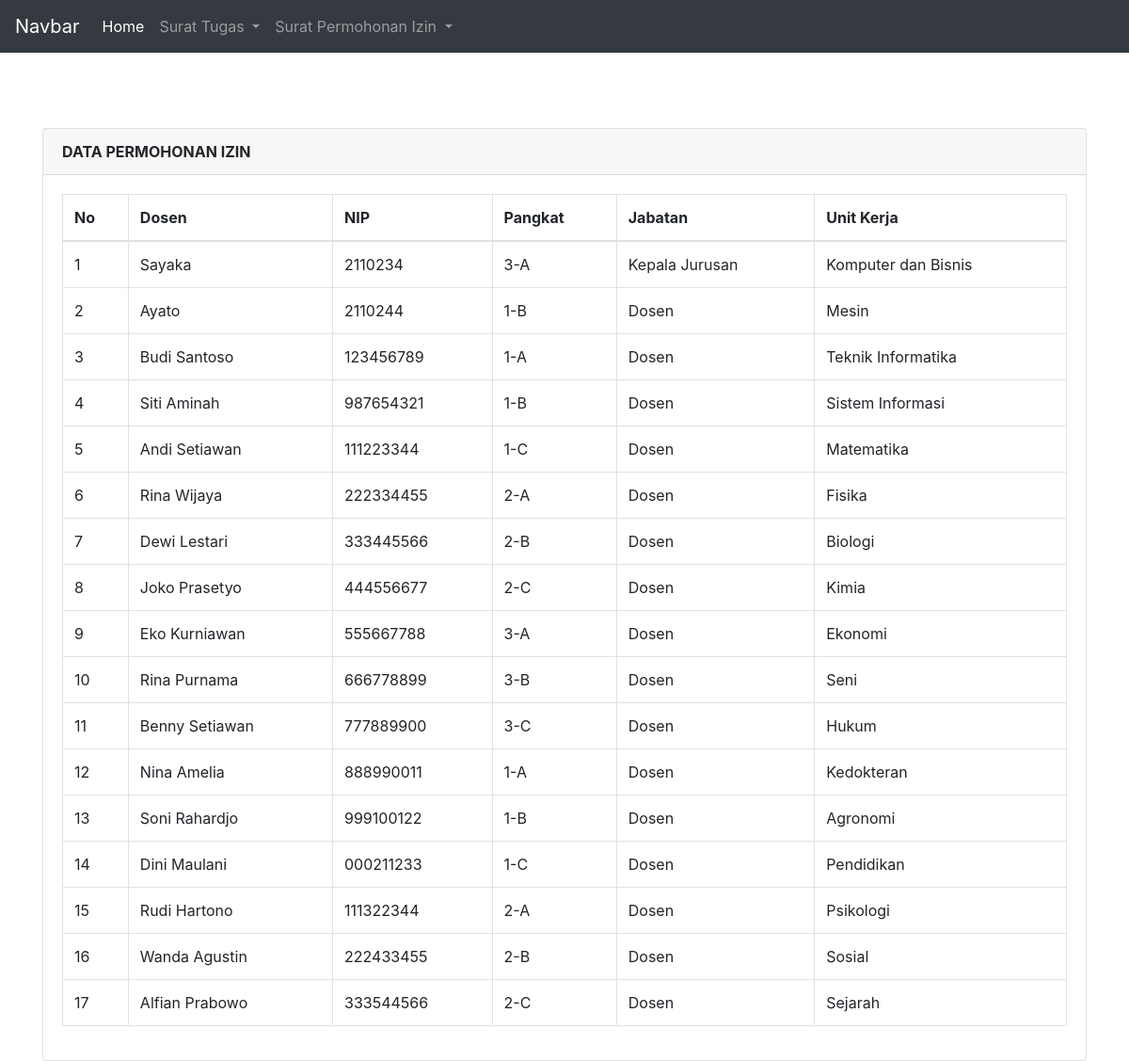
The app's page /tampil_permohonan_izin.php with its own data.
### tables this page shows
CREATE TABLE `permohonan_izin` (
  `izin_id` int(11) NOT NULL,
  `nama_dsn` varchar(255) NOT NULL,
  `nip` varchar(20) NOT NULL,
  `pangkat_jabatan` varchar(50) NOT NULL,
  `jabatan` varchar(50) NOT NULL,
  `unit_kerja` varchar(255) NOT NULL,
  `dosen_id` int(11) NOT NULL
);

### connection.php (called while the page is built, shortened)
<?php
class Conn
{
    private $db = "tugas2_pweb2";
    private $username = "root";
    private $pass = "";
    private $host = "localhost";
    public function __construct()
    {
        $this->conn = mysqli_connect($this->host, $this->username, $this->pass, $this->db);
    }
}
class Tampilizin extends Conn
{
    public function tampilData()
    {
        $data = mysqli_query($this->conn, "select * from permohonan_izin");
            while ($row = mysqli_fetch_array($data)) {
                $hasil[] = $row; }
        return $hasil;
    }
}
$izin = new Tampilizin();

### tampil_permohonan_izin.php (the view, shortened to what this page needs)
<?php
include 'connection.php';
$data = $izin->tampilData();
include 'navbar.php';
?>
<!DOCTYPE html>
<html>
<head>
   <link rel="stylesheet" href="https://stackpath.bootstrapcdn.com/bootstrap/4.4.1/css/bootstrap.min.css">
   <link rel="stylesheet" href="//cdn.datatables.net/1.10.20/css/jquery.dataTables.min.css">
</head>
<body>
   <div class="container" style="margin-top: 80px">
      <div class="row">
         <div class="col-md-12">
            <div class="card">
               <div class="card-header">
                  <b>DATA PERMOHONAN IZIN</b>
               </div>
               <div class="card-body">
                  <table class="table table-bordered" id="myTable">
                     <thead>
                        <tr>
                           <th>No</th>
                           <th>Dosen</th>
                           <th>NIP</th>
                           <th>Pangkat</th>
                           <th>Jabatan</th>
                           <th>Unit Kerja</th>
                        </tr>
                     </thead>
                     <tbody>
                        <?php
$no = 1;
foreach ($data as $row) {
?>
                        <tr>
                           <td><?php echo $no++; ?></td>
                           <td><?php echo $row['nama_dsn']; ?></td>
                           <td><?php echo $row['nip']; ?></td>
                           <td><?php echo $row['pangkat_jabatan']; ?></td>
                           <td><?php echo $row['jabatan']; ?></td>
                           <td><?php echo $row['unit_kerja']; ?></td>
                        </tr>
                        <?php
}
?>
                     </tbody>
                  </table>
               </div>
            </div>
         </div>
      </div>
</body>
</html>

### navbar.php (shortened to what this page needs)
<!DOCTYPE html>
<html lang="en">
<head>
   <link rel="stylesheet" href="https://stackpath.bootstrapcdn.com/bootstrap/4.4.1/css/bootstrap.min.css">
</head>
<body>
   <nav class="navbar navbar-expand-lg navbar-dark bg-dark">
      <a class="navbar-brand" href="#">Navbar</a>
      <div class="collapse navbar-collapse" id="navbarSupportedContent">
         <ul class="navbar-nav mr-auto">
            <li class="nav-item active">
               <a class="nav-link" href="index.php">Home</a>
            </li>
            <li class="nav-item dropdown">
               <a class="nav-link dropdown-toggle" href="#" id="navbarDropdown" role="button" data-toggle="dropdown"
                  aria-haspopup="true" aria-expanded="false">
                  Surat Tugas
               </a>
            </li>
            <li class="nav-item dropdown">
               <a class="nav-link dropdown-toggle" href="#" id="navbarDropdown" role="button" data-toggle="dropdown"
                  aria-haspopup="true" aria-expanded="false">
                  Surat Permohonan Izin
               </a>
            </li>
         </ul>
      </div>
   </nav>
</body>
</html>

### records on screen
permohonan_izin: nama_dsn "Sayaka", nip "2110234", pangkat_jabatan "3-A", jabatan "Kepala Jurusan", unit_kerja "Komputer dan Bisnis"
permohonan_izin: nama_dsn "Ayato", nip "2110244", pangkat_jabatan "1-B", jabatan "Dosen", unit_kerja "Mesin"
permohonan_izin: nama_dsn "Budi Santoso", nip "123456789", pangkat_jabatan "1-A", jabatan "Dosen", unit_kerja "Teknik Informatika"
permohonan_izin: nama_dsn "Siti Aminah", nip "987654321", pangkat_jabatan "1-B", jabatan "Dosen", unit_kerja "Sistem Informasi"
permohonan_izin: nama_dsn "Andi Setiawan", nip "111223344", pangkat_jabatan "1-C", jabatan "Dosen", unit_kerja "Matematika"
permohonan_izin: nama_dsn "Rina Wijaya", nip "222334455", pangkat_jabatan "2-A", jabatan "Dosen", unit_kerja "Fisika"
permohonan_izin: nama_dsn "Dewi Lestari", nip "333445566", pangkat_jabatan "2-B", jabatan "Dosen", unit_kerja "Biologi"
permohonan_izin: nama_dsn "Joko Prasetyo", nip "444556677", pangkat_jabatan "2-C", jabatan "Dosen", unit_kerja "Kimia"
permohonan_izin: nama_dsn "Eko Kurniawan", nip "555667788", pangkat_jabatan "3-A", jabatan "Dosen", unit_kerja "Ekonomi"
permohonan_izin: nama_dsn "Rina Purnama", nip "666778899", pangkat_jabatan "3-B", jabatan "Dosen", unit_kerja "Seni"
permohonan_izin: nama_dsn "Benny Setiawan", nip "777889900", pangkat_jabatan "3-C", jabatan "Dosen", unit_kerja "Hukum"
permohonan_izin: nama_dsn "Nina Amelia", nip "888990011", pangkat_jabatan "1-A", jabatan "Dosen", unit_kerja "Kedokteran"
permohonan_izin: nama_dsn "Soni Rahardjo", nip "999100122", pangkat_jabatan "1-B", jabatan "Dosen", unit_kerja "Agronomi"
permohonan_izin: nama_dsn "Dini Maulani", nip "000211233", pangkat_jabatan "1-C", jabatan "Dosen", unit_kerja "Pendidikan"
permohonan_izin: nama_dsn "Rudi Hartono", nip "111322344", pangkat_jabatan "2-A", jabatan "Dosen", unit_kerja "Psikologi"
permohonan_izin: nama_dsn "Wanda Agustin", nip "222433455", pangkat_jabatan "2-B", jabatan "Dosen", unit_kerja "Sosial"
permohonan_izin: nama_dsn "Alfian Prabowo", nip "333544566", pangkat_jabatan "2-C", jabatan "Dosen", unit_kerja "Sejarah"
